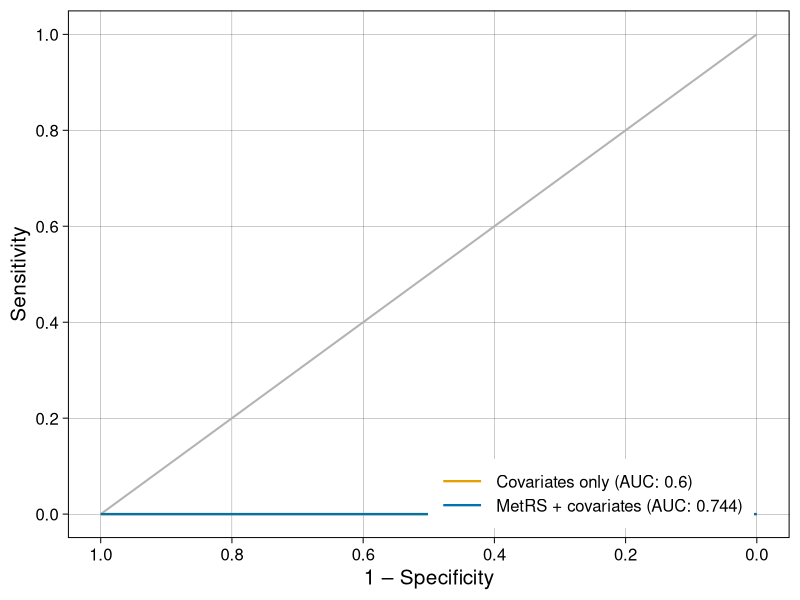

Here is the R script that generated this plot:
library(ggplot2)
library(dplyr)

d = read.csv("data.csv") |>
  arrange(model, one_minus_specificity) |>
  group_by(model) |>
  mutate(sensitivity = cummin(sensitivity)) |>
  ungroup() |>
  distinct(model, one_minus_specificity, .keep_all = TRUE) |>
  arrange(model, desc(one_minus_specificity))

model_cols = c(
  "MetRS + covariates" = "#0072B2",
  "Covariates only"    = "#E69F00"
)

p = ggplot(d, aes(x = one_minus_specificity, y = sensitivity, colour = model, group = model)) +
  annotate("segment", x = 1, y = 0, xend = 0, yend = 1,
           colour = "grey70", linewidth = 0.7) +
  geom_step(direction = "vh", linewidth = 0.8) +
  scale_colour_manual(
    values = model_cols,
    labels = c(
      "MetRS + covariates" = "MetRS + covariates (AUC: 0.744)",
      "Covariates only"    = "Covariates only (AUC: 0.6)"
    )
  ) +
  scale_x_reverse(limits = c(1, 0), breaks = seq(1, 0, -0.2)) +
  scale_y_continuous(limits = c(0, 1), breaks = seq(0, 1, 0.2)) +
  labs(x = "1 \u2013 Specificity", y = "Sensitivity", colour = NULL) +
  theme_linedraw(base_size = 15) +
  theme(
    legend.position   = c(0.95, 0.02),
    legend.justification = c(1, 0),
    legend.background = element_rect(fill = "white", colour = NA),
    legend.key.width  = unit(1.2, "cm"),
    panel.grid.minor  = element_blank()
  )

ggsave("fig3b.png", p, width = 5, height = 4, dpi = 800, bg = "white")
